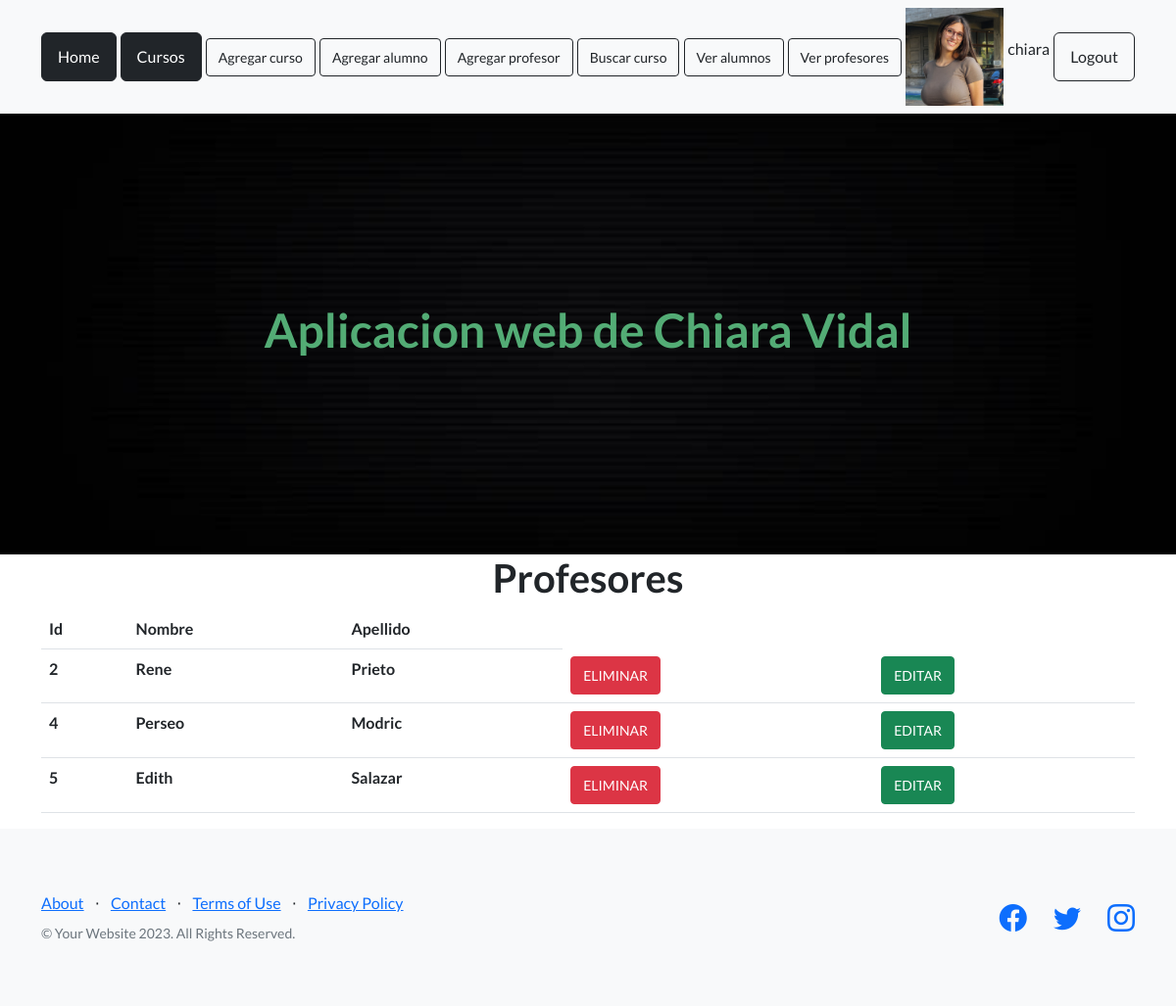
The app's page /AppChiara/ver_profesores (signed in) with its own data.
### AppChiara/models.py (models this page shows, shortened)
class Profesor(models.Model):
    nombre = models.CharField(max_length=30)
    apellido = models.CharField(max_length=40)

### AppChiara/views.py (the view)
# urls.py: path("ver_profesores", views.ver_profesores , name="Ver profesores"),
def ver_profesores(request):
    profesores = Profesor.objects.all()
    avatares = Avatar.objects.filter(user=request.user.id)
    return render( request , "profesores.html", {"profesores":profesores, "url": avatares[0].imagen.url if avatares.exists() else None})

### AppChiara/template/profesores.html
{% extends 'padre.html' %}
{% load static %}
{% block contenido %}
<main class="container">
    <h1 class="text-xl-center title"> Profesores </h1>
    <table class="table">
        <thead>
            <tr>
                <th>Id</th>
                <th>Nombre</th>
                <th>Apellido</th>
            </tr>
        </thead>
        <tbody>
            {% for n in profesores %}
            <tr>
                <th scope="row">{{n.id}}</th>
                <th>{{n.nombre}}</th>
                <th>{{n.apellido}}</th>
                <td><a href="{% url 'elimina_profesor' n.id %}" class="btn btn-danger btn-sm">ELIMINAR</a></td>
                <td><a href="{% url 'editar_profesor'  n.id %}" class="btn btn-success btn-sm">EDITAR</a></td>
            </tr>
            {% endfor %}
        </tbody>
    </table>
</main>
{% endblock %}

### AppChiara/template/padre.html (shortened to what this page needs)
<!DOCTYPE html>
<html lang="en">
    <head>
        {% load static %}
        <link href="https://cdn.jsdelivr.net/npm/bootstrap-icons@1.5.0/font/bootstrap-icons.css" rel="stylesheet" type="text/css" />
        <link href="{% static 'AppChiara/css/styles.css' %}" rel="stylesheet" />
    </head>
    <body>
        <nav class="navbar navbar-light bg-light static-top">
            <div class="container">
                <a class="btn btn-dark" href="{% url 'Home' %}">Home</a>
                <a class="btn btn-dark" href="{% url 'Cursos' %}">Cursos</a>
                <a class="btn btn-outline-dark btn-sm" href="{% url 'Agregar Curso' %}">Agregar curso</a>
                <a class="btn btn-outline-dark btn-sm" href="{% url 'Agregar Alumno' %}">Agregar alumno</a>
                <a class="btn btn-outline-dark btn-sm" href="{% url 'Agregar Profesor' %}">Agregar profesor</a>
                <a class="btn btn-outline-dark btn-sm" href="{% url 'Buscar Curso' %}">Buscar curso</a>
                <a class="btn btn-outline-dark btn-sm" href="{% url 'Ver alumnos' %}">Ver alumnos</a>
                <a class="btn btn-outline-dark btn-sm" href="{% url 'Ver profesores' %}">Ver profesores</a>
                {% if request.user.is_authenticated %}
                <img src="{{url}}" alt="" width="100px" height="100px">
                <p>{{user.username}}</p>
                <form method="post" action="{% url 'Logout' %}">
                    <button type="submit" class="btn btn-outline-dark">Logout</button>
                </form>
                {% endif %}
            </div>
        </nav>
        <header class="masthead">
            <div class="container position-relative">
                <h1 class="text-center" style="color:rgb(83, 172, 117)">Aplicacion web de Chiara Vidal</h1>
            </div>
        </header>
   {% block contenido %}
   {% endblock %}
        <footer class="footer bg-light">
            <div class="container">
                <div class="row">
                    <div class="col-lg-6 h-100 text-center text-lg-start my-auto">
                        <ul class="list-inline mb-2">
                            <li class="list-inline-item"><a href="#!">About</a></li>
                            <li class="list-inline-item">⋅</li>
                            <li class="list-inline-item"><a href="#!">Contact</a></li>
                            <li class="list-inline-item">⋅</li>
                            <li class="list-inline-item"><a href="#!">Terms of Use</a></li>
                            <li class="list-inline-item">⋅</li>
                            <li class="list-inline-item"><a href="#!">Privacy Policy</a></li>
                        </ul>
                        <p class="text-muted small mb-4 mb-lg-0">&copy; Your Website 2023. All Rights Reserved.</p>
                    </div>
                    <div class="col-lg-6 h-100 text-center text-lg-end my-auto">
                        <ul class="list-inline mb-0">
                            <li class="list-inline-item me-4">
                                <a href="#!"><i class="bi-facebook fs-3"></i></a>
                            </li>
                            <li class="list-inline-item me-4">
                                <a href="#!"><i class="bi-twitter fs-3"></i></a>
                            </li>
                            <li class="list-inline-item">
                                <a href="#!"><i class="bi-instagram fs-3"></i></a>
                            </li>
                        </ul>
                    </div>
                </div>
            </div>
        </footer>
    </body>
</html>

### records on screen
Profesor: id "2", nombre "Rene", apellido "Prieto"
Profesor: id "4", nombre "Perseo", apellido "Modric"
Profesor: id "5", nombre "Edith", apellido "Salazar"

### other values on screen
{{ user.username }} "chiara"
